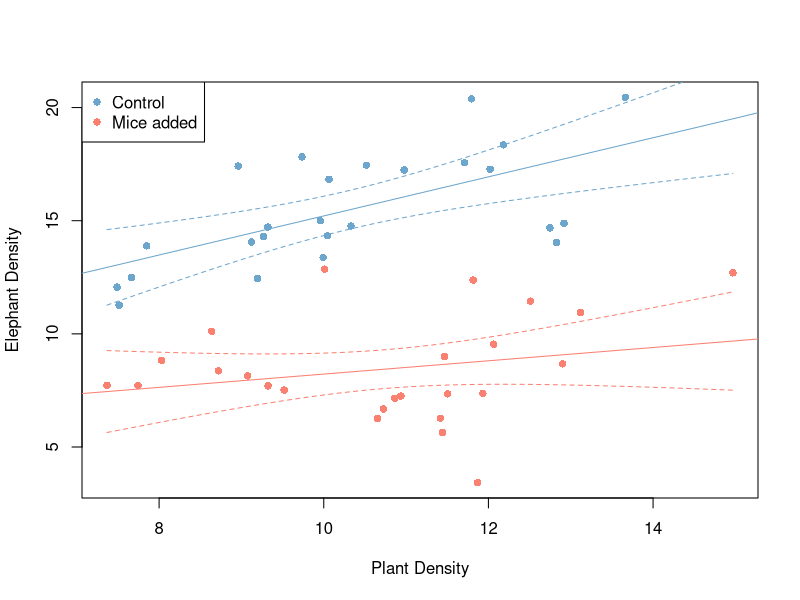

Reproduce this figure in R.
#  Various R code chunks that I wrote for answering questions on
#  Cross Validated https://stats.stackexchange.com/
#  
#  Robert Long
#  19 Jan 2020

# Simple simulation of mathematical coupling when dealing with densities
#
# https://stats.stackexchange.com/questions/445346/what-statistical-model-can-incorporate-my-categorical-variable-2-levels-and-2/445349#445349

set.seed(15)

N <- 100    # number of sites samples

x <- rpois(N, 5) # number of plants

y <- round(5 - 0.2*x + rnorm(N, 0, 2))   # number of elephants

m0 <- lm(y~x)
summary(m0)

area <- runif(N,2,5)   # areas sampled, uniform distibution

cor(x/area,y/area)

m1 <- lm( I(y/area ~ I(x/area)))
summary(m1)

# Whoops !

##############################################################
#
# DAGs and backdoor paths
#
# https://stats.stackexchange.com/questions/445388/controlling-variables-in-casual-diagrams/445464#445464

set.seed(15)
N <- 100
A <- rnorm(N, 10, 2)
C <- rnorm(N, 5, 1)
B <- A + C + rnorm(N)
X <- A + B + rnorm(N)
Y <- X + C + rnorm(N)

m0 <- lm(Y ~ X)
summary(m0)

m1 <- lm(Y ~ X + B)
summary(m1)
confint(m0) ; confint(m1)
cor(X, B)

######################################################
# ANCOVA analysis
#
# https://stats.stackexchange.com/questions/445465/the-lines-on-my-scatterplot-for-ancova-results-doesnt-look-right-personal-erro/445487#445487


set.seed(15)
N <- 50
plants <- rnorm(N, 10, 2)
treat <- c(rep(0,N/2), rep(1,N/2))

eledens <- 8.3 + 0.74*plants + -0.71 *treat - 0.68*plants*treat + rnorm(N, 0, 2)
treat <- as.factor(treat)
levels(treat) <- c("Control", "Mice added")


elemice <- data.frame(eledens, treat, plants)

fit.mice <- lm(formula = eledens ~ treat * plants, data = elemice)


plot(eledens~plants, data=elemice, type = "n", xlab="Plant Density", ylab="Elephant Density")
points(elemice$plants[elemice$treat=="Control"], elemice$eledens[elemice$treat=="Control"], col="skyblue3", pch=16)
points(elemice$plants[elemice$treat=="Mice added"], elemice$eledens[elemice$treat=="Mice added"], col="salmon", pch=16)
abline(fit.mice$coefficients[1], fit.mice$coefficients[3] , col="skyblue3")
abline(fit.mice$coefficients[1]+fit.mice$coefficients[2],fit.mice$coefficients[3]+fit.mice$coefficients[4], col="salmon")
new.x <- rep(seq(min(elemice$plants), max(elemice$plants), len=100),2)
new.s <- rep(c("Control","Mice added"), each=100)
pred <- predict(fit.mice, new=data.frame(plants=new.x, treat=new.s), interval="conf")
pred <- data.frame(pred, treat=new.s, plants=new.x)
head(pred)
lines(new.x[1:100],pred[1:100,"lwr"],lty=2, col="skyblue3")
lines(new.x[1:100],pred[1:100,"upr"],lty=2, col="skyblue3")
lines(new.x[101:200],pred[101:200,"lwr"],lty=2, col="salmon")
lines(new.x[101:200],pred[101:200,"upr"],lty=2, col="salmon")
legend("topleft", pch=16, col=c("skyblue3","salmon"), legend=c("Control","Mice added"))


# collider bias
# X and Y are independent, but both cause C, which is therefore a collider

set.seed(16)
N <- 100
X <- rnorm(N, 10, 2)
Y <- rnorm(N, 15, 3)
C <- X + Y + rnorm(N)

m0 <- lm(Y ~ X)
summary(m0)  # no effect of X

# now condition on C

m1 <- lm(Y ~ X + C)
summary(m1)
# Whoops !!!!!!!


# Mediator bias
# never condition on a mediator
# simple example where the total effect of X on Y is mediated by M
set.seed(15)
N <- 100
X <- rnorm(N, 10, 2)
M <- X + rnorm(N)
Y <- M + rnorm(N)

summary(m0 <- lm(Y ~ X)) # happy times
summary(m0 <- lm(Y ~ X + M)) # crying

# now where there is also a direct effect
Y <- X + M + rnorm(N)
summary(m0 <- lm(Y ~ X)) # happy times
summary(m0 <- lm(Y ~ X + M)) # crying
# note that here we only estimate the direct effect because
# conditioning on the mediator blocks the path via the mediator


